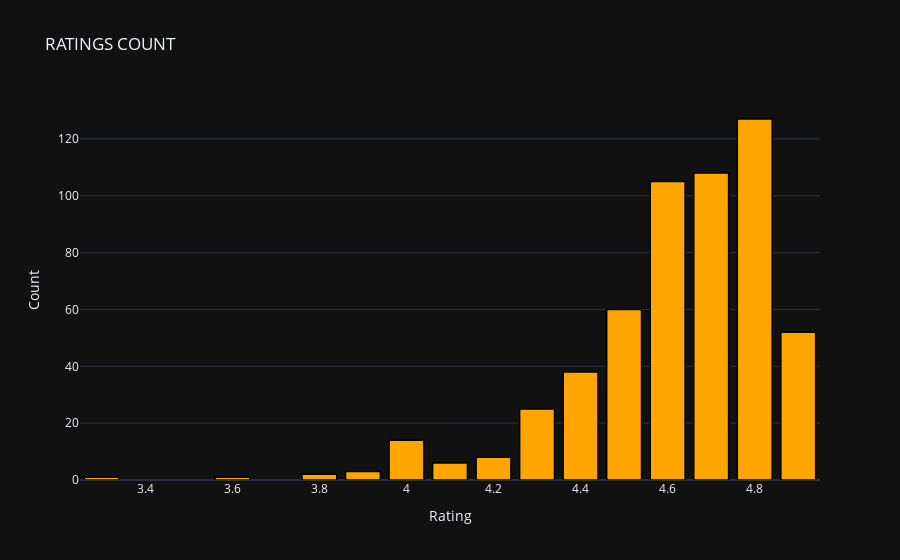
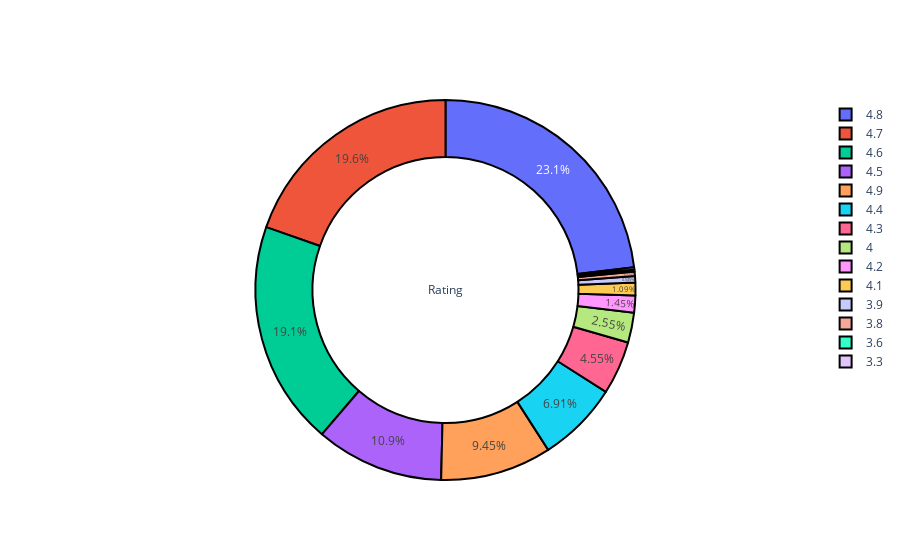

Notebook code cell kept with these figures, in order:
### Markdown cell above
### BESTSELLERS RATINGS COUNT

### Code cell
temp_df = data['User Rating'].value_counts().reset_index()


# create trace1
trace1 = go.Bar(
                x = temp_df['index'],
                y = temp_df['User Rating'],
                marker = dict(color = 'rgb(255,165,0)',
                              line=dict(color='rgb(0,0,0)',width=1.5)))
layout = go.Layout(template= "plotly_dark",title = 'RATINGS COUNT' , xaxis = dict(title = 'Rating'), yaxis = dict(title = 'Count'))
fig = go.Figure(data = [trace1], layout = layout)
fig.show()

def pie_plot(cnt_srs, title):
    labels=cnt_srs.index
    values=cnt_srs.values
    trace = go.Pie(labels=labels, 
                   values=values, 
                   title=title, 
                   hoverinfo='percent+value', 
                   textinfo='percent',
                   textposition='inside',
                   hole=0.7,
                   showlegend=True,
                   marker=dict(colors=plt.cm.viridis_r(np.linspace(0, 1, 14)),
                               line=dict(color='#000000',
                                         width=2),
                              )
                  )
    return trace
bold("**MOST OF THE RATINGS ARE IN THE RANGE OF 4.6 TO 4.8**")
py.iplot([pie_plot(data['User Rating'].value_counts(), 'Rating')])

### Figure 1 — Plotly figure (JSON) as saved in the notebook; plotly's stock layout.template omitted (floating-point values rounded to 4 significant figures)
{"data": [{"marker": {"color": "rgb(255,165,0)", "line": {"color": "rgb(0,0,0)", "width": 1.5}}, "type": "bar", "x": [4.8, 4.7, 4.6, 4.5, 4.9, 4.4, 4.3, 4.0, 4.2, 4.1, 3.9, 3.8, 3.6, 3.3], "y": [127, 108, 105, 60, 52, 38, 25, 14, 8, 6, 3, 2, 1, 1]}], "layout": {"title": {"text": "RATINGS COUNT"}, "xaxis": {"title": {"text": "Rating"}}, "yaxis": {"title": {"text": "Count"}}}}

### Figure 2 — Plotly figure (JSON) as saved in the notebook; plotly's stock layout.template omitted (floating-point values rounded to 4 significant figures)
{"data": [{"hole": 0.7, "hoverinfo": "percent+value", "labels": [4.8, 4.7, 4.6, 4.5, 4.9, 4.4, 4.3, 4.0, 4.2, 4.1, 3.9, 3.8, 3.6, 3.3], "marker": {"colors": [[0.9932, 0.9062, 0.1439, 1.0], [0.8042, 0.882, 0.115, 1.0], [0.5958, 0.8487, 0.2433, 1.0], [0.404, 0.8003, 0.3626, 1.0], [0.2529, 0.7422, 0.4483, 1.0], [0.1466, 0.6731, 0.5089, 1.0], [0.1201, 0.6001, 0.5425, 1.0], [0.1405, 0.5301, 0.5557, 1.0], [0.1696, 0.4563, 0.558, 1.0], [0.2031, 0.3797, 0.5539, 1.0], [0.2393, 0.3009, 0.5408, 1.0], [0.2718, 0.2093, 0.5044, 1.0], [0.2831, 0.1106, 0.4316, 1.0], [0.267, 0.004874, 0.3294, 1.0]], "line": {"color": "#000000", "width": 2}}, "showlegend": true, "textinfo": "percent", "textposition": "inside", "title": {"text": "Rating"}, "type": "pie", "values": [127, 108, 105, 60, 52, 38, 25, 14, 8, 6, 3, 2, 1, 1]}], "layout": {}}
